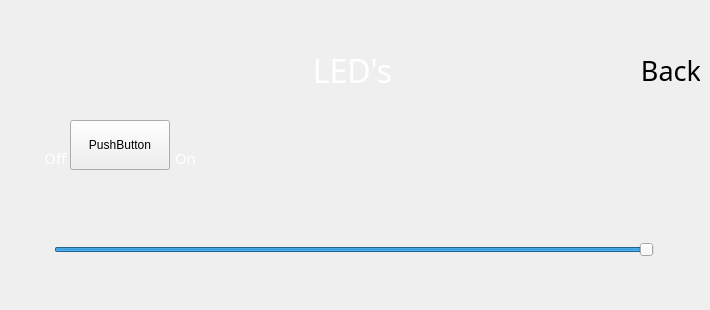
  <widget class="QWidget" name="leds_slider_page">
   <widget class="ToggleAnimatedButton" name="toggle_led_button">
    <property name="geometry">
     <rect>
      <x>70</x>
      <y>120</y>
      <width>100</width>
      <height>50</height>
     </rect>
    </property>
    <property name="minimumSize">
     <size>
      <width>100</width>
      <height>50</height>
     </size>
    </property>
    <property name="maximumSize">
     <size>
      <width>100</width>
      <height>16777215</height>
     </size>
    </property>
    <property name="text">
     <string>PushButton</string>
    </property>
   </widget>
   <widget class="QLabel" name="label_4">
    <property name="geometry">
     <rect>
      <x>170</x>
      <y>150</y>
      <width>31</width>
      <height>16</height>
     </rect>
    </property>
    <property name="font">
     <font>
      <family>Momcake</family>
      <pointsize>11</pointsize>
     </font>
    </property>
    <property name="styleSheet">
     <string notr="true">color:white</string>
    </property>
    <property name="text">
     <string>On</string>
    </property>
    <property name="alignment">
     <set>Qt::AlignCenter</set>
    </property>
   </widget>
   <widget class="QLabel" name="label_5">
    <property name="geometry">
     <rect>
      <x>40</x>
      <y>150</y>
      <width>31</width>
      <height>16</height>
     </rect>
    </property>
    <property name="font">
     <font>
      <family>Momcake</family>
      <pointsize>11</pointsize>
     </font>
    </property>
    <property name="styleSheet">
     <string notr="true">color:white</string>
    </property>
    <property name="text">
     <string>Off</string>
    </property>
    <property name="alignment">
     <set>Qt::AlignCenter</set>
    </property>
   </widget>
   <widget class="QWidget" name="layoutWidget">
    <property name="geometry">
     <rect>
      <x>10</x>
      <y>30</y>
      <width>691</width>
      <height>81</height>
     </rect>
    </property>
    <layout class="QHBoxLayout" name="leds_slider_header_layout">
     <item>
      <spacer name="horizontalSpacer_5">
       <property name="orientation">
        <enum>Qt::Orientation::Horizontal</enum>
       </property>
       <property name="sizeType">
        <enum>QSizePolicy::Policy::Minimum</enum>
       </property>
       <property name="sizeHint" stdset="0">
        <size>
         <width>60</width>
         <height>20</height>
        </size>
       </property>
      </spacer>
     </item>
     <item>
      <widget class="QLabel" name="leds_slider_tittle_label">
       <property name="sizePolicy">
        <sizepolicy hsizetype="Expanding" vsizetype="Preferred">
         <horstretch>0</horstretch>
         <verstretch>0</verstretch>
        </sizepolicy>
       </property>
       <property name="minimumSize">
        <size>
         <width>0</width>
         <height>60</height>
        </size>
       </property>
       <property name="maximumSize">
        <size>
         <width>16777215</width>
         <height>60</height>
        </size>
       </property>
       <property name="font">
        <font>
         <family>Momcake</family>
         <pointsize>24</pointsize>
        </font>
       </property>
       <property name="styleSheet">
        <string notr="true">background: transparent; color: white;</string>
       </property>
       <property name="text">
        <string>LED's</string>
       </property>
       <property name="alignment">
        <set>Qt::AlignCenter</set>
       </property>
       <property name="class" stdset="0">
        <string>title_text</string>
       </property>
      </widget>
     </item>
     <item>
      <widget class="IconButton" name="leds_slider_back_btn">
       <property name="sizePolicy">
        <sizepolicy hsizetype="MinimumExpanding" vsizetype="MinimumExpanding">
         <horstretch>0</horstretch>
         <verstretch>0</verstretch>
        </sizepolicy>
       </property>
       <property name="minimumSize">
        <size>
         <width>60</width>
         <height>60</height>
        </size>
       </property>
       <property name="maximumSize">
        <size>
         <width>60</width>
         <height>60</height>
        </size>
       </property>
       <property name="font">
        <font>
         <family>Momcake</family>
         <pointsize>20</pointsize>
         <italic>false</italic>
         <stylestrategy>PreferAntialias</stylestrategy>
        </font>
       </property>
       <property name="mouseTracking">
        <bool>false</bool>
       </property>
       <property name="tabletTracking">
        <bool>true</bool>
       </property>
       <property name="contextMenuPolicy">
        <enum>Qt::ContextMenuPolicy::NoContextMenu</enum>
       </property>
       <property name="layoutDirection">
        <enum>Qt::LayoutDirection::LeftToRight</enum>
       </property>
       <property name="styleSheet">
        <string notr="true"/>
       </property>
       <property name="text">
        <string>Back</string>
       </property>
       <property name="autoDefault">
        <bool>false</bool>
       </property>
       <property name="flat">
        <bool>true</bool>
       </property>
       <property name="class" stdset="0">
        <string>menu_btn</string>
       </property>
       <property name="button_type" stdset="0">
        <string>icon</string>
       </property>
       <property name="icon_pixmap" stdset="0">
        <pixmap resource="resources/icon_resources.qrc">:/ui/media/btn_icons/back.svg</pixmap>
       </property>
      </widget>
     </item>
    </layout>
   </widget>
   <widget class="QWidget" name="layoutWidget">
    <property name="geometry">
     <rect>
      <x>10</x>
      <y>200</y>
      <width>688</width>
      <height>101</height>
     </rect>
    </property>
    <layout class="QVBoxLayout" name="verticalLayout_12">
     <item alignment="Qt::AlignHCenter">
      <widget class="BlocksSlider" name="leds_w_slider">
       <property name="sizePolicy">
        <sizepolicy hsizetype="Minimum" vsizetype="Expanding">
         <horstretch>0</horstretch>
         <verstretch>0</verstretch>
        </sizepolicy>
       </property>
       <property name="minimumSize">
        <size>
         <width>600</width>
         <height>90</height>
        </size>
       </property>
       <property name="maximumSize">
        <size>
         <width>600</width>
         <height>90</height>
        </size>
       </property>
       <property name="maximum">
        <number>100</number>
       </property>
       <property name="value">
        <number>100</number>
       </property>
       <property name="orientation">
        <enum>Qt::Orientation::Horizontal</enum>
       </property>
      </widget>
     </item>
    </layout>
   </widget>
  </widget>
